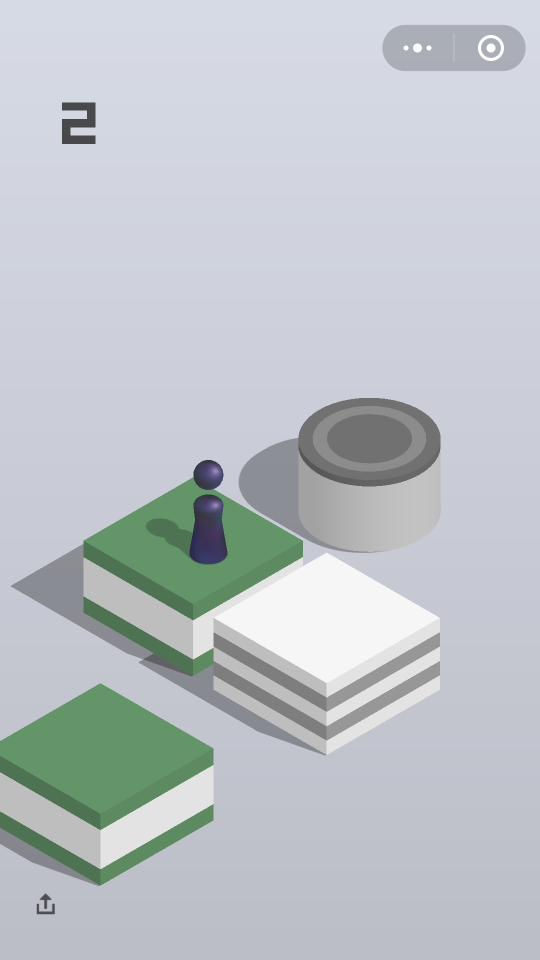
#> input picture sc.png, 1080 x 1920 px (shown at 1/2 size)
$ python main.py   (older library calls are emulated)
#> lines starting #> are read from the running program, lines starting #| are printed output that depends on the picture
# -*- coding:utf-8 -*-
"""
微信跳一跳 AI 程序
by Kenn
01/15/2018
"""
import cv2
from utils import device as dv


def get_center_point(grad):
    """
    横向扫描，估算顶点坐标，并计算中心点坐标
    :param grad:
    """
    row, col = grad.shape
    for i in range(600, row - 500):
        div = []
        s = []
        for j in range(col):
            if grad[i][j] == 255:
                print("(" + str(i) + ", " + str(j) + ") ")
                if len(s) == 0:
                    s.append(j)
                elif j - s[-1] == 1:
                    s.append(j)
                else:
                    div.append(s.copy())
                    s.clear()
                    s.append(j)
            elif j == col - 1:
                div.append(s.copy())
                s.clear()
        print(div)

    cv2.circle(grad, (788, 850), 10, 255)
    cv2.imshow('image', grad)
    cv2.waitKey(0)


def calc_center_point(grad):
    row, col = grad.shape


def main():
    # dv.init()

    print("\nStarting...")
    image = cv2.imread("sc.png")
#> image is the input picture: shape (1920, 1080, 3); mean B, G, R 200.6, 195.6, 189.7
    x, y, z = image.shape
#> x = 1920; y = 1080; z = 3
    subimg = image[500:1200, 100:y - 100]
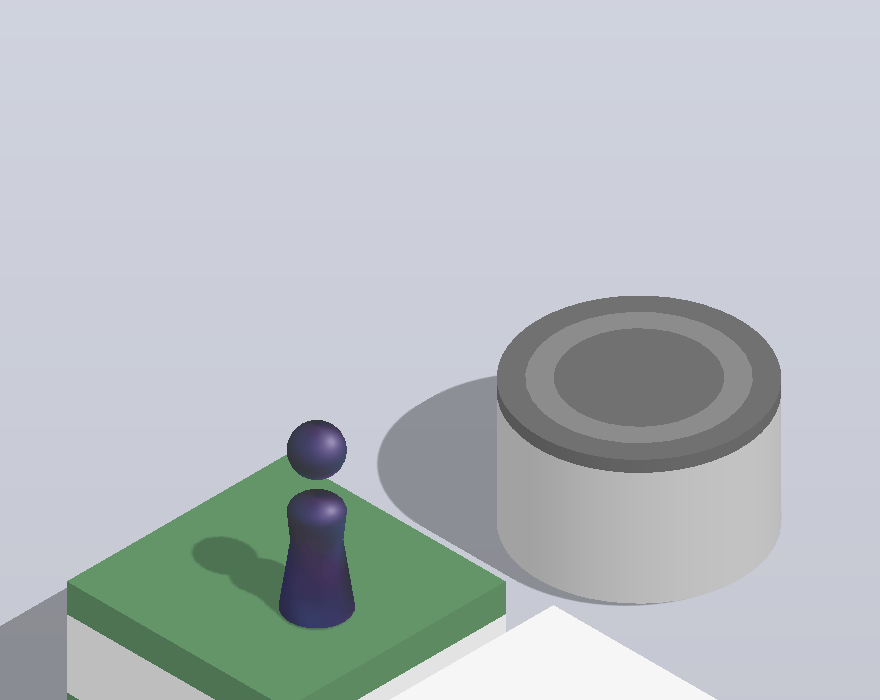
#> subimg: shape (700, 880, 3); mean B, G, R 193.1, 189.2, 182.5
    gray = cv2.cvtColor(subimg, cv2.COLOR_BGR2GRAY)
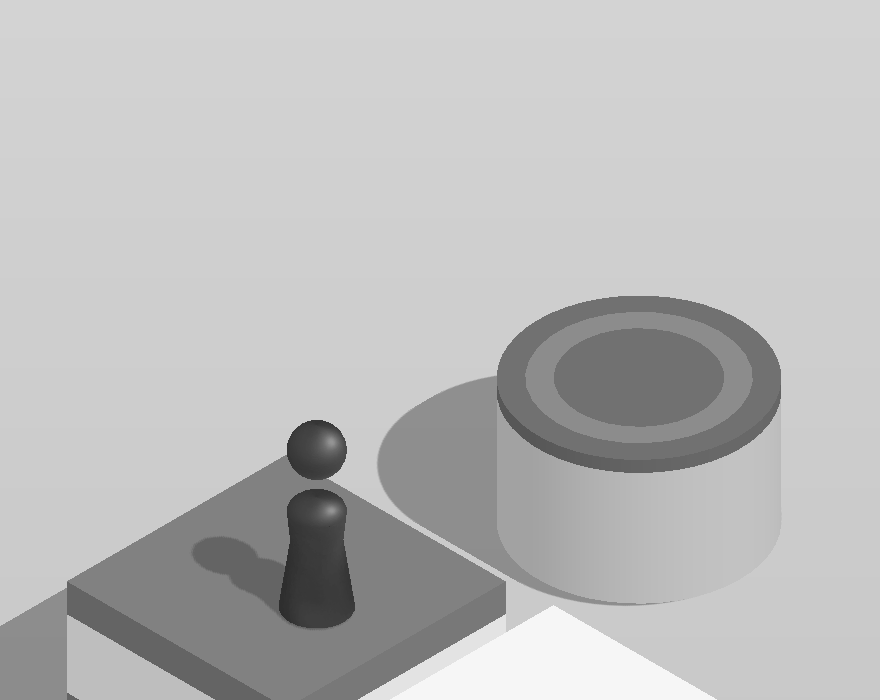
#> gray: shape (700, 880); min 46, max 246, mean 187.5
    cv2.imwrite("gray.png", gray)

    gradX = cv2.Sobel(gray, ddepth=cv2.cv2.CV_32F, dx=1, dy=0, ksize=-1)
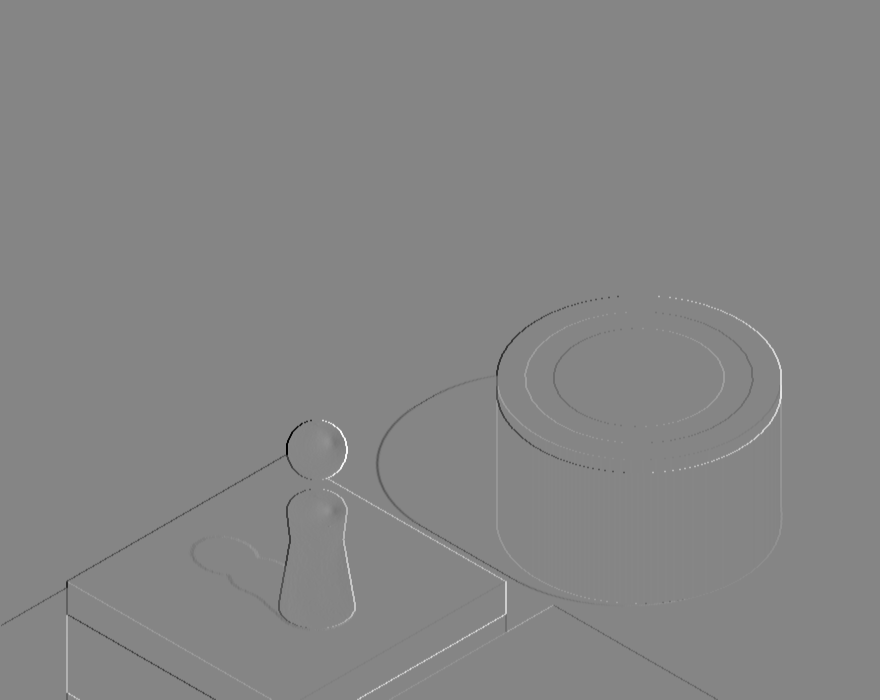
#> gradX: shape (700, 880) float32; min -2416, max 2205, mean 0.2; drawn with min black and max white
    gradY = cv2.Sobel(gray, ddepth=cv2.cv2.CV_32F, dx=0, dy=1, ksize=-1)

    # subtract the y-gradient from the x-gradient
    gradient = cv2.subtract(gradX, gradY)
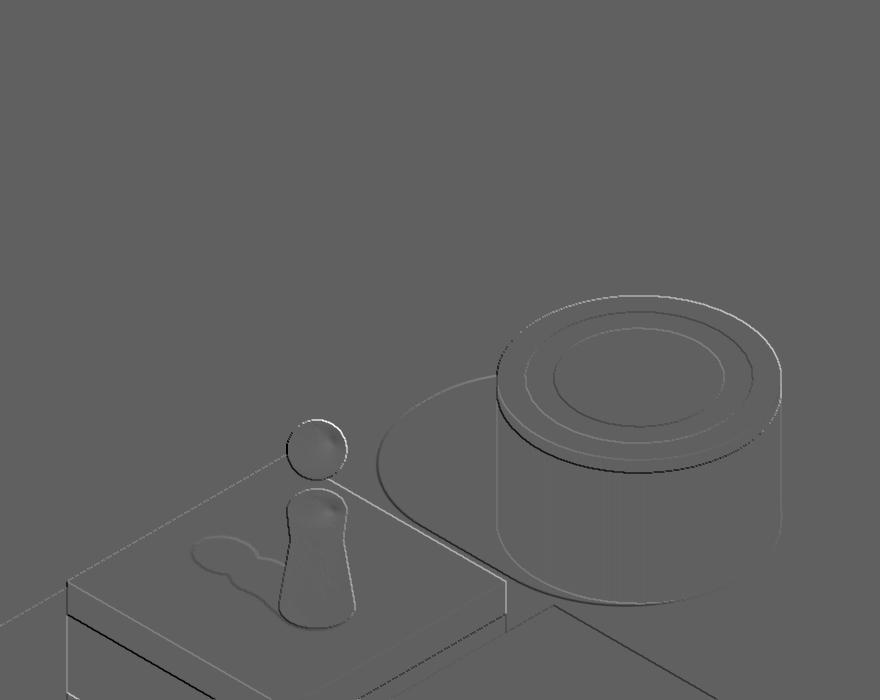
#> gradient: shape (700, 880) float32; min -2416, max 3936, mean 0.9; drawn with min black and max white
    gradient = cv2.convertScaleAbs(gradient)
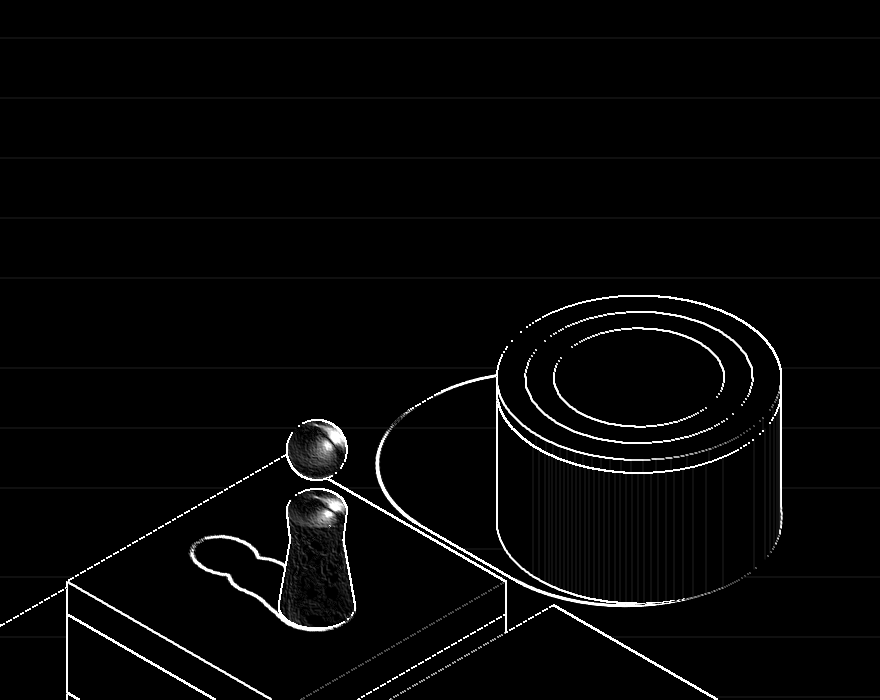
#> gradient: shape (700, 880); min 0, max 255, mean 6.2
    # kernel = cv2.getStructuringElement(cv2.MORPH_RECT, (15, 15))
    # closed = cv2.morphologyEx(gradient, cv2.MORPH_CLOSE, kernel)
    # perform a series of erosions and dilations
    # closed = cv2.erode(gradient, None, iterations=4)
    closed = cv2.dilate(gradient, None, iterations=1)
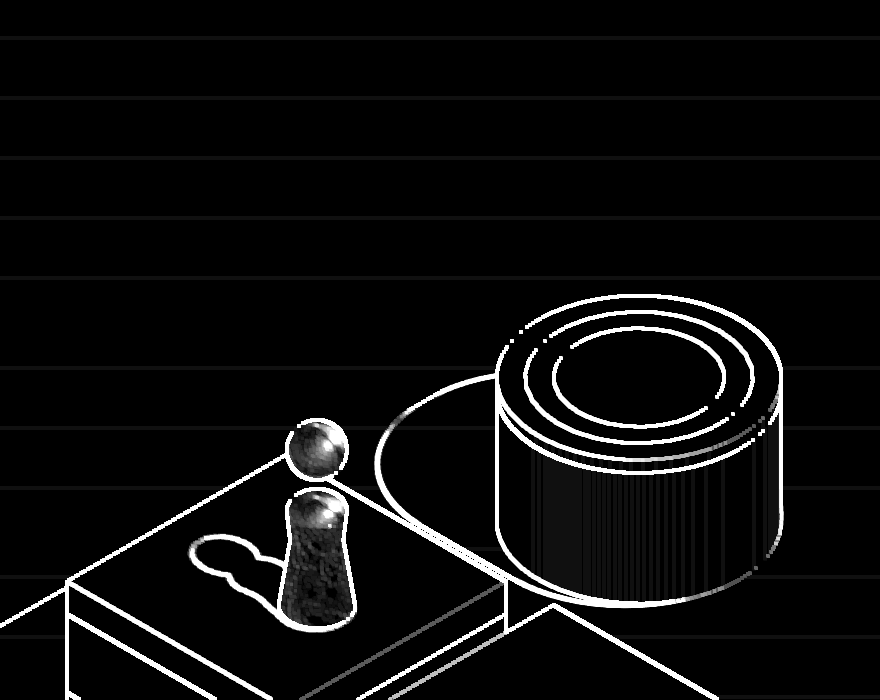
#> closed: shape (700, 880); min 0, max 255, mean 12.7

    cr, cc = closed.shape
#> cr = 700; cc = 880
    # [6 lines of commented-out code are left out]

    cv2.circle(closed, (718, 795), 10, 255)

    cv2.imwrite("gradient.png", closed)

    # get_center_point(gradient)
    calc_center_point(gradient)


if __name__ == '__main__':
    main()
